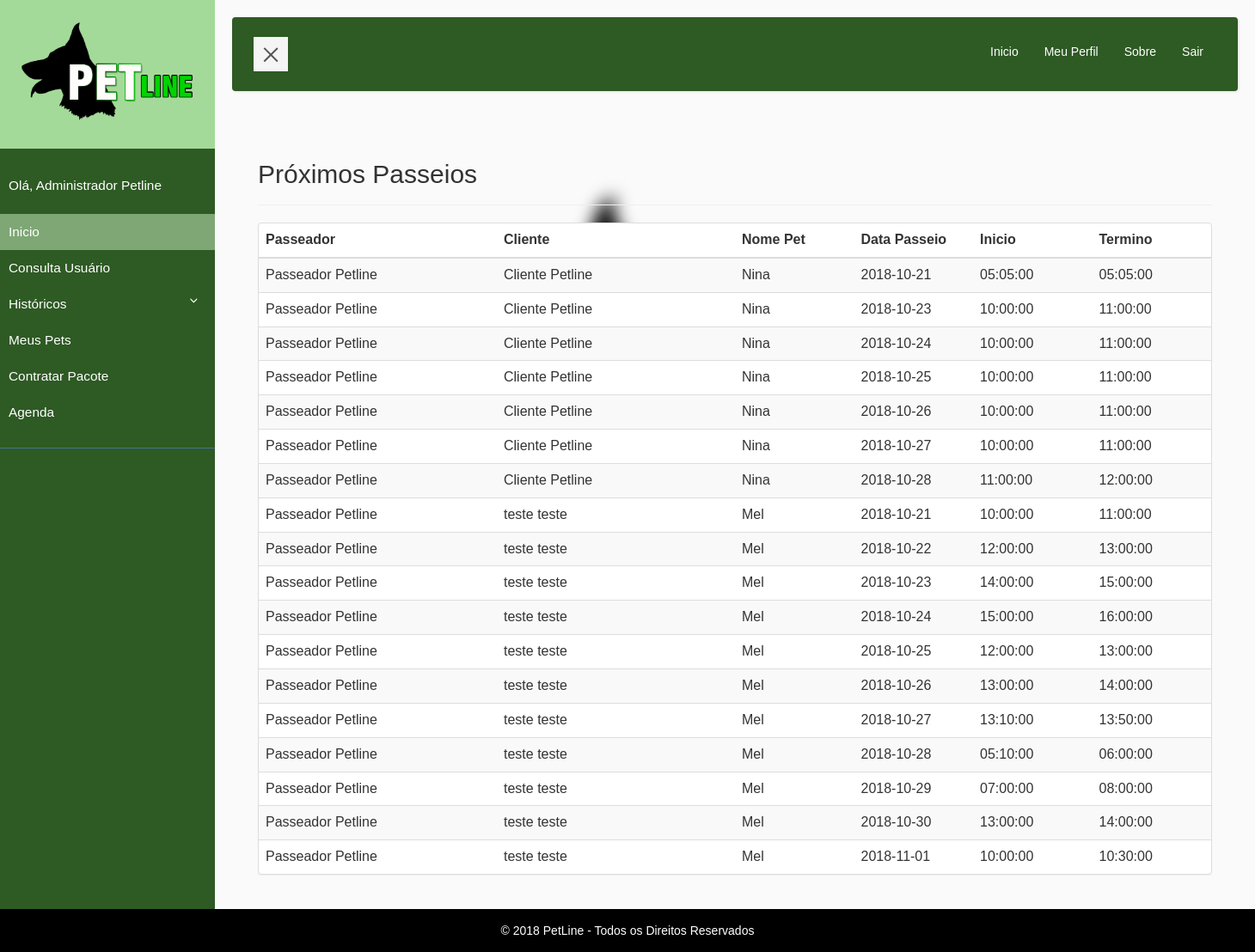
The page /index.php (signed in) on the database its author committed.
### tables this page shows
CREATE TABLE `pacote` (
  `id` int(11) NOT NULL AUTO_INCREMENT,
  `nome` varchar(255) NOT NULL,
  `quantidade_passeio` int(11) NOT NULL,
  `dt_passeio` date NOT NULL,
  `hora_inicio` time DEFAULT NULL,
  `hora_fim` time DEFAULT NULL,
  `id_usuario` int(11) DEFAULT NULL,
  `dt_alteracao` timestamp NOT NULL DEFAULT CURRENT_TIMESTAMP ON UPDATE CURRENT_TIMESTAMP,
  `ativo` char(1) DEFAULT NULL,
  PRIMARY KEY (`id`),
  KEY `idx_pacote` (`id`),
  KEY `fk_id_usuario_2` (`id_usuario`),
  CONSTRAINT `fk_id_usuario_2` FOREIGN KEY (`id_usuario`) REFERENCES `usuario` (`id`)
);

### index.php (the view, shortened to what this page needs)
<?php
include "cabecalho.php";
$perfil = $_SESSION['perfil'];
$id = $_SESSION['id'];
if ($perfil == 'pas') {
    $sqlIndexPasseador = "SELECT DISTINCT
    CONCAT(U1.nome,' ',U1.sobrenome) as cliente_passeio,
    P.dt_passeio,
    P.hora_inicio,
	P.hora_fim,
    PE.nome as nome_pet,
    P.ativo as passeio_realizado,
    P.id as id_pacote
    FROM servico S
    INNER JOIN usuario U ON (S.id_passeador = U.id AND U.perfil = 'pas')
    INNER JOIN usuario U1 ON (S.id_cliente = U1.id AND U1.perfil = 'cli')
    INNER JOIN pacote P ON (P.id_usuario = U1.id)
    INNER JOIN pet PE ON (PE.id = S.id_pet)
    WHERE
    U.id = $id
    AND PE.ativo = 1
    AND P.ativo = 1";
    $resultadoSqlIndexPasseador = mysqli_query($conn,$sqlIndexPasseador);
    $contadorIndexPasseador = mysqli_num_rows($resultadoSqlIndexPasseador);
?>
<div class="container">
    <div class="col-md-12">
        <div class="page-header">
            <h2>Passeios a Serem Realizados</h2>
        </div>
        <div class="panel panel-default">
            <table class="table table-striped">
                <thead>
                    <tr>
                    <th scope="col">Cliente</th>
                    <th scope="col">Data Passeio</th>
                    <th scope="col">Inicio</th>
                    <th scope="col">Termino</th>
                    <th scope="col">Nome Pet</th>
                    <th scope="col">Passeio Realizado?</th>
                    </tr>
                </thead>
                <tbody>
            <?php
                if ($contadorIndexPasseador > 0) {
                    while ($linhaIndexPasseador = $resultadoSqlIndexPasseador -> fetch_array(MYSQLI_ASSOC)) {
                        $id_pacote = $linhaIndexPasseador['id_pacote'];
                        $cliente_passeio = $linhaIndexPasseador['cliente_passeio'];
                        $dt_passeio = $linhaIndexPasseador['dt_passeio'];
                        $hora_inicio = $linhaIndexPasseador['hora_inicio'];
                        $hora_fim = $linhaIndexPasseador['hora_fim'];
                        $nome_pet = $linhaIndexPasseador['nome_pet'];
                        echo "<tr>
                            <td width=20%>$cliente_passeio</td>
                            <td width=10%>$dt_passeio</td>
                            <td width=10%>$hora_inicio</td>
                            <td width=10%>$hora_fim</td>
                            <td width=10%>$nome_pet</td>";?>
                            <td width=10% align=center><a href="#" onclick="if(confirm('Tem certeza que deseja finalizar esse passeio?')) <?php echo "window.location.href = 'http://www.petline.com.br/finaliza_passeio.php?id=$id_pacote';" ?> ; return false" class="btn btn-success"><span class="glyphicon glyphicon-ok"></span></a></td>
                            <?php echo "</tr>";
                    }
                }else{
                    echo "<h4>Não existem PETs cadastrados</h4>";
                }
            ?>
            </tbody>
            </table>
        </div>
    </div>
    <div class="col-md-6" align="left">
        <a href="http://www.petline.com.br/finaliza_servico.php" class="btn btn-success">Finalizar Serviço</a>
    </div>
</div>
<?php }else{
        $sqlIndexAdm = "SELECT DISTINCT
        CONCAT(U.nome,' ',U.sobrenome) as passeador,
        CONCAT(U1.nome,' ',U1.sobrenome) as cliente,
        P.dt_passeio,
        P.hora_inicio,
        P.hora_fim,
        PE.nome as nome_pet,
        P.ativo as passeio_realizado,
        P.id as id_pacote
        FROM servico S
        INNER JOIN usuario U ON (S.id_passeador = U.id AND U.perfil = 'pas')
        INNER JOIN usuario U1 ON (S.id_cliente = U1.id AND U1.perfil = 'cli')
        INNER JOIN pacote P ON (P.id_usuario = U1.id)
        INNER JOIN pet PE ON (PE.id = S.id_pet)
        WHERE
        PE.ativo = 1
        AND P.ativo = 1";
    $resultadoSqlIndexAdm = mysqli_query($conn,$sqlIndexAdm);
    $contadorIndexAdm = mysqli_num_rows($resultadoSqlIndexAdm);
    ?>
    <div class="container">
        <div class="col-md-12">
            <div class="page-header">
                <h2>Próximos Passeios</h2>
            </div>
            <div class="panel panel-default">
                <table class="table table-striped">
                    <thead>
                        <tr>
                        <th scope="col">Passeador</th>
                        <th scope="col">Cliente</th>
                        <th scope="col">Nome Pet</th>
                        <th scope="col">Data Passeio</th>
                        <th scope="col">Inicio</th>
                        <th scope="col">Termino</th>
                        </tr>
                    </thead>
                    <tbody>
                <?php
                    if ($contadorIndexAdm > 0) {
                        while ($linhaIndexAdm = $resultadoSqlIndexAdm -> fetch_array(MYSQLI_ASSOC)) {
                            $passeador = $linhaIndexAdm['passeador'];
                            $cliente = $linhaIndexAdm['cliente'];
                            $nome_pet = $linhaIndexAdm['nome_pet'];
                            $dt_passeio = $linhaIndexAdm['dt_passeio'];
                            $hora_inicio = $linhaIndexAdm['hora_inicio'];
                            $hora_fim = $linhaIndexAdm['hora_fim'];
                            echo "<tr>
                                <td width=20%>$passeador</td>
                                <td width=20%>$cliente</td>
                                <td width=10%>$nome_pet</td>
                                <td width=10%>$dt_passeio</td>
                                <td width=10%>$hora_inicio</td>
                                <td width=10%>$hora_fim</td>
                                </tr>";
                        }
                    }else{
                        echo "<h4>Não existem passeios a serem realizados</h4>";
                    }
                ?>
                </tbody>
                </table>
            </div>
        </div>
    </div>
<?php } ?>
<?php
include "rodape.php";
?>

### css/petline.css (style rules this page uses)
html, body { height:100%; }
body { font-family: 'Poppins', sans-serif; background: #fafafa; }

### rows shown on the page
pacote: passeador "Passeador Petline", cliente "Cliente Petline", nome_pet "Nina", dt_passeio "2018-10-21", hora_inicio "05:05:00", hora_fim "05:05:00"
pacote: passeador "Passeador Petline", cliente "Cliente Petline", nome_pet "Nina", dt_passeio "2018-10-23", hora_inicio "10:00:00", hora_fim "11:00:00"
pacote: passeador "Passeador Petline", cliente "Cliente Petline", nome_pet "Nina", dt_passeio "2018-10-24", hora_inicio "10:00:00", hora_fim "11:00:00"
pacote: passeador "Passeador Petline", cliente "Cliente Petline", nome_pet "Nina", dt_passeio "2018-10-25", hora_inicio "10:00:00", hora_fim "11:00:00"
pacote: passeador "Passeador Petline", cliente "Cliente Petline", nome_pet "Nina", dt_passeio "2018-10-26", hora_inicio "10:00:00", hora_fim "11:00:00"
pacote: passeador "Passeador Petline", cliente "Cliente Petline", nome_pet "Nina", dt_passeio "2018-10-27", hora_inicio "10:00:00", hora_fim "11:00:00"
pacote: passeador "Passeador Petline", cliente "Cliente Petline", nome_pet "Nina", dt_passeio "2018-10-28", hora_inicio "11:00:00", hora_fim "12:00:00"
pacote: passeador "Passeador Petline", cliente "teste teste", nome_pet "Mel", dt_passeio "2018-10-21", hora_inicio "10:00:00", hora_fim "11:00:00"
pacote: passeador "Passeador Petline", cliente "teste teste", nome_pet "Mel", dt_passeio "2018-10-22", hora_inicio "12:00:00", hora_fim "13:00:00"
pacote: passeador "Passeador Petline", cliente "teste teste", nome_pet "Mel", dt_passeio "2018-10-23", hora_inicio "14:00:00", hora_fim "15:00:00"
pacote: passeador "Passeador Petline", cliente "teste teste", nome_pet "Mel", dt_passeio "2018-10-24", hora_inicio "15:00:00", hora_fim "16:00:00"
pacote: passeador "Passeador Petline", cliente "teste teste", nome_pet "Mel", dt_passeio "2018-10-25", hora_inicio "12:00:00", hora_fim "13:00:00"
pacote: passeador "Passeador Petline", cliente "teste teste", nome_pet "Mel", dt_passeio "2018-10-26", hora_inicio "13:00:00", hora_fim "14:00:00"
pacote: passeador "Passeador Petline", cliente "teste teste", nome_pet "Mel", dt_passeio "2018-10-27", hora_inicio "13:10:00", hora_fim "13:50:00"
pacote: passeador "Passeador Petline", cliente "teste teste", nome_pet "Mel", dt_passeio "2018-10-28", hora_inicio "05:10:00", hora_fim "06:00:00"
pacote: passeador "Passeador Petline", cliente "teste teste", nome_pet "Mel", dt_passeio "2018-10-29", hora_inicio "07:00:00", hora_fim "08:00:00"
pacote: passeador "Passeador Petline", cliente "teste teste", nome_pet "Mel", dt_passeio "2018-10-30", hora_inicio "13:00:00", hora_fim "14:00:00"
pacote: passeador "Passeador Petline", cliente "teste teste", nome_pet "Mel", dt_passeio "2018-11-01", hora_inicio "10:00:00", hora_fim "10:30:00"

### other values the page prints
$nome "Administrador Petline"
